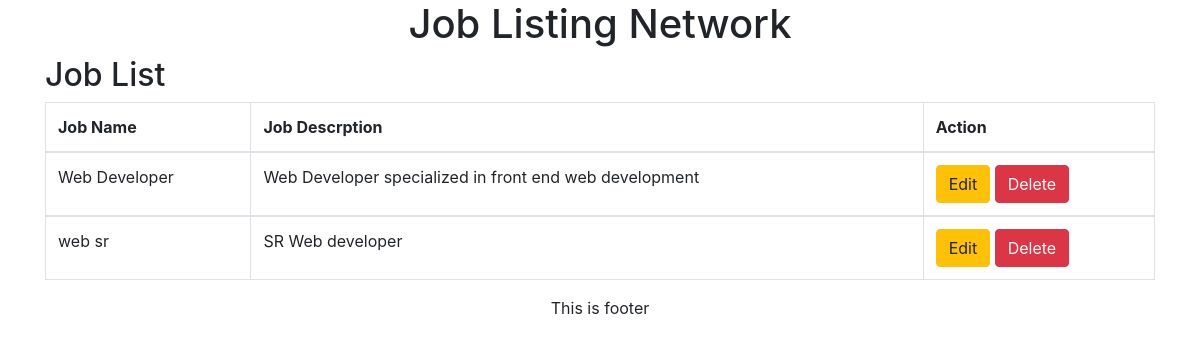
The page /index.php/job on the database its author committed.
### tables this page shows
CREATE TABLE `tbl_job_post` (
  `id` int(255) NOT NULL,
  `job_name` varchar(255) NOT NULL,
  `job_description` longtext NOT NULL,
  `job_position_id` int(255) NOT NULL,
  `job_salary` double(255,2) NOT NULL,
  `job_tenure_id` int(255) NOT NULL,
  `employer_id` int(255) NOT NULL,
  `status` tinyint(1) NOT NULL
);

### application/controllers/Job.php (called while the page is built, shortened)
<?php
class Job extends CI_Controller {
	public function __construct()
	{
		$this->load->model('job_model');
	}
	public function index()
	{
		$data['get_jobs'] = $this->job_model->get_job();
		$this->load->view('template/header');
		$this->load->view('pages/job_list', $data);
		$this->load->view('template/footer');
	}
}

### index.php (called while the page is built, shortened)
<?php
require_once BASEPATH.'core/CodeIgniter.php';

### application/models/Job_model.php (called while the page is built, shortened)
<?php
class Job_model extends CI_Model {
	function get_job()
	{
		$this->db->where("status", 1);
        $query = $this->db->get("tbl_job_post");
        return $query;
	}
}

### application/views/pages/job_list.php (the view, shortened to what this page needs)
<div class="container">
    <div class="header--table-header"><h2>Job List</h2></div>
	<table class="table table-bordered">
		<?php
		if ($get_jobs->num_rows() > 0) : ?>
		<tr>
			<thead>
				<th>Job Name</th>
				<th>Job Descrption</th>
				<th>Action</th>
			</thead>
		</tr>
		<?php foreach ($get_jobs->result() as $get_job) : ?>
				<tr>
					<tbody>
						<td><?php echo $get_job->job_name; ?></td>
						<td><?php echo $get_job->job_description; ?></td>
						<td>
							<a href="<?php base_url(); ?>update_job/<?php echo $get_job->id; ?>"><button class="btn btn-warning">Edit</button></a>
							<a href="<?php base_url(); ?>update_job_status/<?php echo $get_job->id; ?>"><button class="btn btn-danger">Delete</button></a></td>
					</tbody>
				</tr>
		<?php
			endforeach;
		?>
		<?php else: ?>
			<tr>
				<td>There are no Records yet.</td>
			</tr>
		<?php endif; ?>
    </table>
</div>

### rows shown on the page
tbl_job_post: job_name "Web Developer", job_description "Web Developer specialized in front end web development"
tbl_job_post: job_name "web sr", job_description "SR Web developer"
